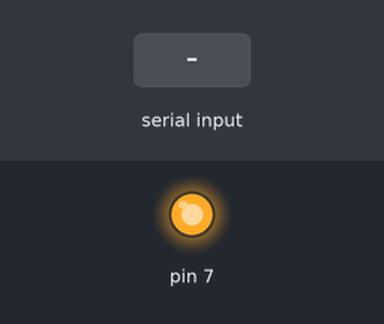
Bench run of a sketch on a simulated Arduino Uno, built with avr-gcc and run on an emulated ATmega328P. Parts: output pins drawn as LEDs (lit = HIGH). Inputs (shaded band) come from the test bench. What the sketch prints to the serial monitor is not drawn.

Above: at 1.2 s.
1.3 s: "2" received over the second serial link
At 2.0 s:
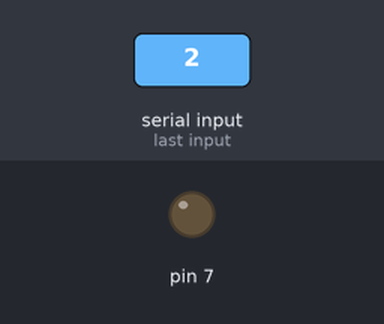
2.8 s: "1" received over the second serial link
At 3.2 s:
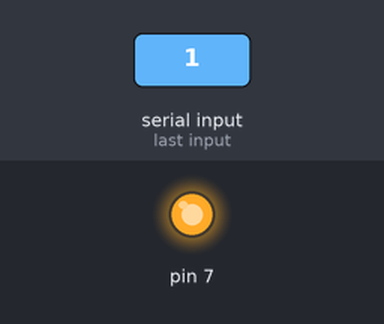
Timing chart, 0 to 5.8 s (numbered marks = the images above; inputs shaded):
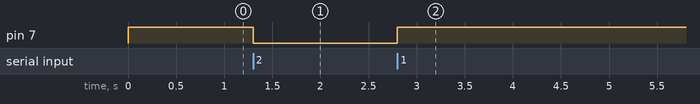

Measured:
- after the input at 1.3 s, pin 7: HIGH → LOW at once
- after the input at 2.8 s, pin 7: LOW → HIGH at once

The sketch:

swithch.ino
```cpp
#include <SoftwareSerial.h>

SoftwareSerial bt(3,2); // tx = 3 , rx = 2

void setup() {
  Serial.begin(9600);
  bt.begin(9600);
  pinMode(7,OUTPUT);
  digitalWrite(7,1);
}
char m;
void loop() {
  if(bt.available()){
    m = bt.read();
    switch(m){
      case '1':
      Serial.println("1 번 입니다");
      digitalWrite(7,1);
      break;
      case '2':
      Serial.println("2 번 입니다");
      digitalWrite(7,0);
      break;
    }
  }
}
```
